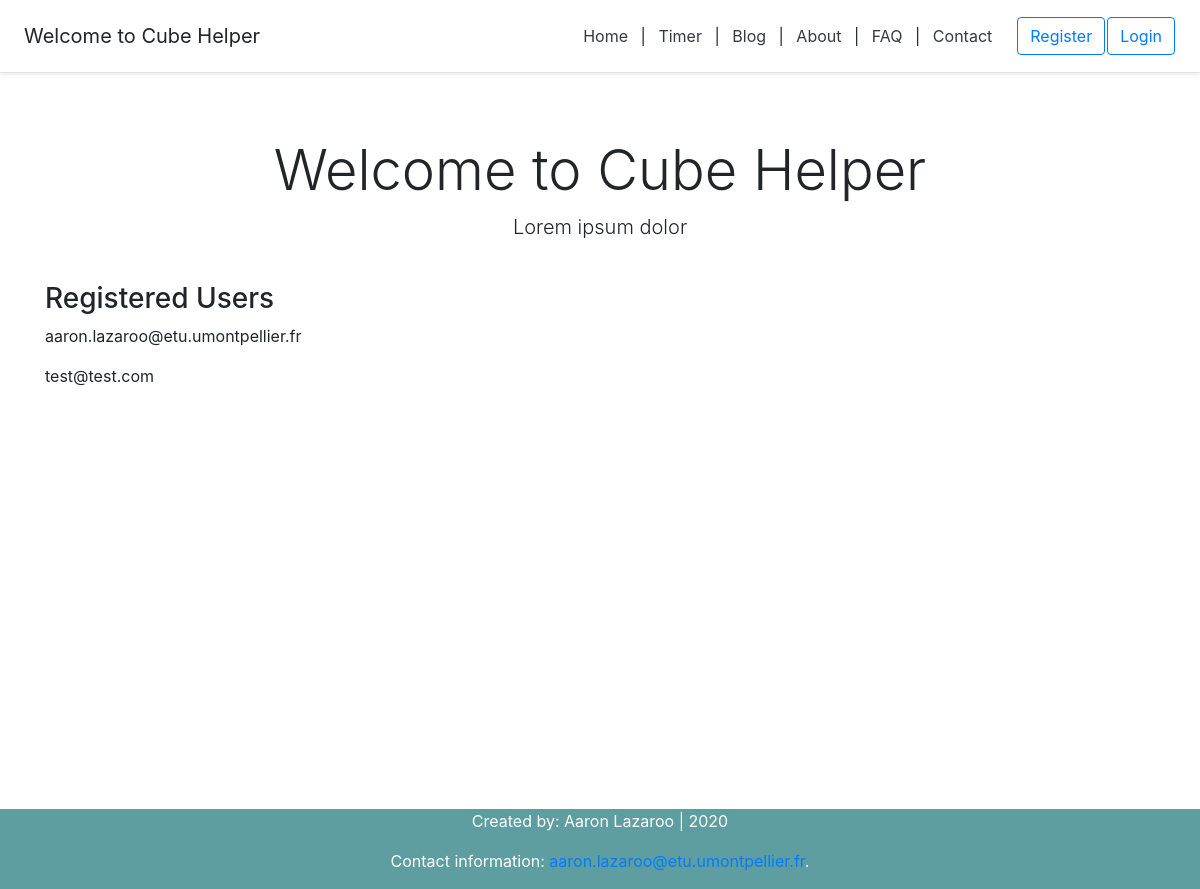
The page / on the database its author committed.
### account/models.py (models this page shows, shortened)
class Account(AbstractBaseUser):
	email = models.EmailField(verbose_name='email', max_length=60, unique=True)
	username = models.CharField(max_length=30, unique=True)
	date_joined = models.DateTimeField(verbose_name='date_joined',auto_now_add=True)
	last_login = models.DateTimeField(verbose_name='last_login',auto_now=True)
	is_admin = models.BooleanField(default=False)
	is_active = models.BooleanField(default=True)
	is_staff = models.BooleanField(default=False)
	is_superuser = models.BooleanField(default=False)
	USERNAME_FIELD = 'email' #login credential
	REQUIRED_FIELDS = ['username']
	objects = MyAccountManager() #reference to account manager
	def __str__(self):
		return self.email

### myapp/views.py (the view)
# urls.py: path('', views.homepage, name='homepage'), # homepage
def homepage(request):
	context = {}
	accounts = Account.objects.all()
	context['accounts'] = accounts
	return render(request,'homepage.html',context)

### myapp/templates/homepage.html
{% extends 'index.html' %}
{% block content %}
<div>
	<div class="pricing-header px-3 py-3 pt-md-5 pb-md-4 mx-auto text-center">
	  <h1 class="display-4">Welcome to Cube Helper</h1>
	  <p class="lead">Lorem ipsum dolor</p>
	</div>
	<div class="container">
		<div class="d-flex flex-column">
			<h3>Registered Users</h3>
			{% for account in accounts %}
				<p>{{account}}</p>
			{% endfor %}
		</div>
	</div>
</div>
{% endblock content %}

### myapp/static/styles.css (style rules this page uses)
@media (min-width: 768px) { html { font-size: 16px; } }
.container { max-width: 960px; }
.pricing-header { max-width: 700px; }

### rows shown on the page
Account: email "aaron.lazaroo@etu.umontpellier.fr"
Account: email "test@test.com"
